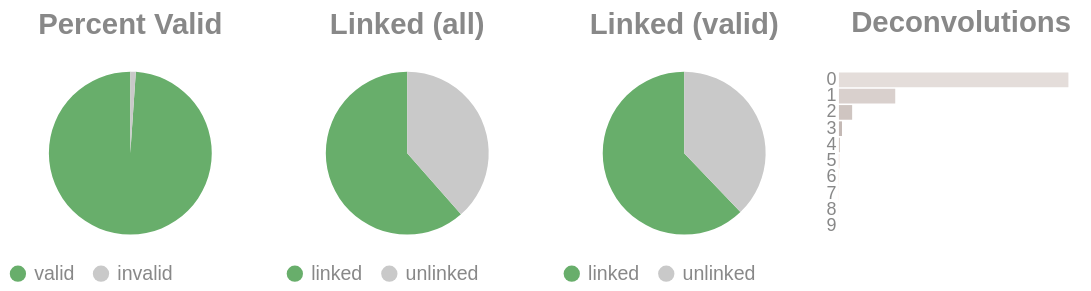

This figure's notebook cell:
### Code cell
if SKIPLR:
    pass
else:
    clash = Counter()
    for i in valids['molecule'].to_list():
        _mol = i.split("-")
        if len(_mol) == 1:
            clash.update('0')
        else:
            clash.update(_mol[-1])

    _d = {"deconvolutions": [], 'count': []}
    for k,v in clash.items():
        _d['deconvolutions'].append(k)
        _d['count'].append(v)

    tot_valid = valids['reads'].sum()
    mask = valids['reads'] >= 2
    n_linked_reads = valids.filter(mask)['reads'].sum()
    if n_linked_reads == 0:
        print_html("No linked molecules (>=2 reads) were detected; skipping linked-only distributions.")
        SKIPLR = True
    else:
        perc_valid = round(tot_valid / n_reads, 4)
        linked_perc_abs = round(n_linked_reads / n_reads, 4)
        linked_perc = round(n_linked_reads / tot_valid, 4)

    _valid = pl.DataFrame({"valids": ['valid', 'invalid'], "count": [tot_valid, n_reads - tot_valid]})
    _linked_abs = pl.DataFrame({"linked (absolute)": ['linked', 'unlinked'], "count": [n_linked_reads, n_reads - n_linked_reads]})
    _linked_rel = pl.DataFrame({"linked (valids)": ['linked', 'unlinked'], "count": [n_linked_reads, tot_valid - n_linked_reads]})

    (
        alt.hconcat(
            piechart(_valid, goodval = 'valid', title = "Percent Valid"),
            piechart(_linked_abs, goodval = "linked", title =  "Linked (all)"),
            piechart(_linked_rel, goodval = "linked", title =  "Linked (valid)"),
            convolutionbar(pl.DataFrame(_d), title = "Deconvolutions"),
            center = True,
            bounds = 'flush'
        )
        .resolve_scale(color='independent')
        .resolve_legend('independent')
        .properties(usermeta={'embedOptions': {"actions": False}})
    ).display()

### Figure 1 — Vega-Lite specification as saved in the notebook (floating-point values rounded to 4 significant figures)
{"width": "container", "height": 400, "config": {"title": {"anchor": "start", "dy": -15, "fontSize": 18, "color": "#888888", "subtitleColor": "#888888", "subtitleFontSize": 14}, "arc": {"fill": "#0072B2"}, "axis": {"domainColor": "#888888", "domainWidth": 0.5, "gridWidth": 0.2, "grid": false, "titleFontWeight": 400, "titleFontSize": 15, "labelFontSize": 11, "labelColor": "#888888", "tickColor": "#888888", "tickWidth": 0.2, "titleColor": "#888888"}, "axisBand": {"grid": false}, "axisX": {"grid": true, "tickSize": 10, "domainCap": "round"}, "axisY": {"domain": false, "grid": true, "tickSize": 0, "domainCap": "round"}, "background": "transparent", "header": {"labelFontSize": 15, "labelColor": "#888888", "titleFontSize": 15, "titleFontWeight": 600, "titleColor": "#888888"}, "legend": {"labelFont": "sans-serif", "labelFontSize": 12, "labelColor": "#888888", "symbolSize": 100, "symbolType": "circle", "titleFontSize": 12, "titlePadding": 10, "titleColor": "#888888", "title": null}, "range": {"category": ["#E69F00", "#56B4E9", "#009E73", "#F0E442", "#0072B2", "#D55E00", "#CC79A7", "#000000"], "diverging": ["#cfe8f3", "#a2d4ec", "#73bfe2", "#46abdb", "#1696d2", "#12719e"]}, "area": {"fill": "#0072B2", "fillOpacity": 0.7, "line": true, "strokeOpacity": 0.7}, "line": {"color": "#0072B2", "stroke": "#0072B2", "strokeWidth": 2}, "trail": {"color": "#0072B2", "stroke": "#0072B2", "strokeWidth": 0, "size": 1}, "point": {"filled": true, "fillOpacity": 1.0, "size": 95}, "text": {"color": "#888888", "fontSize": 11, "align": "right", "fontWeight": 400, "size": 11}, "bar": {"fill": "#0072B2", "stroke": null}, "view": {"stroke": null, "continuousWidth": 660, "continuousHeight": 400}}, "hconcat": [{"data": {"name": "data-f8d70a812328932cb38263a949e93257"}, "mark": {"type": "arc"}, "encoding": {"color": {"field": "valids", "legend": {"orient": "bottom", "title": null}, "scale": {"domain": ["valid", "invalid"], "range": ["#68ae6b", "#C9C9C9"]}, "title": "Valids", "type": "nominal"}, "theta": {"field": "count", "type": "quantitative"}, "tooltip": [{"field": "valids", "title": "Valids", "type": "ordinal"}, {"field": "percent", "format": ".2%", "title": "Percent", "type": "quantitative"}, {"field": "count", "title": "Count", "type": "quantitative"}]}, "height": 100, "title": {"text": "Percent Valid", "align": "center", "anchor": "middle"}, "transform": [{"calculate": "datum.count / 2574992", "as": "percent"}], "width": 150}, {"data": {"name": "data-b4c583a8faf3ff5d52daa56421212e6c"}, "mark": {"type": "arc"}, "encoding": {"color": {"field": "linked (absolute)", "legend": {"orient": "bottom", "title": null}, "scale": {"domain": ["linked", "unlinked"], "range": ["#68ae6b", "#C9C9C9"]}, "title": "Linked (Absolute)", "type": "nominal"}, "theta": {"field": "count", "type": "quantitative"}, "tooltip": [{"field": "linked (absolute)", "title": "Linked (Absolute)", "type": "ordinal"}, {"field": "percent", "format": ".2%", "title": "Percent", "type": "quantitative"}, {"field": "count", "title": "Count", "type": "quantitative"}]}, "height": 100, "title": {"text": "Linked (all)", "align": "center", "anchor": "middle"}, "transform": [{"calculate": "datum.count / 2574992", "as": "percent"}], "width": 150}, {"data": {"name": "data-6a5def9002833fb0bd794f771532d383"}, "mark": {"type": "arc"}, "encoding": {"color": {"field": "linked (valids)", "legend": {"orient": "bottom", "title": null}, "scale": {"domain": ["linked", "unlinked"], "range": ["#68ae6b", "#C9C9C9"]}, "title": "Linked (Valids)", "type": "nominal"}, "theta": {"field": "count", "type": "quantitative"}, "tooltip": [{"field": "linked (valids)", "title": "Linked (Valids)", "type": "ordinal"}, {"field": "percent", "format": ".2%", "title": "Percent", "type": "quantitative"}, {"field": "count", "title": "Count", "type": "quantitative"}]}, "height": 100, "title": {"text": "Linked (valid)", "align": "center", "anchor": "middle"}, "transform": [{"calculate": "datum.count / 2547204", "as": "percent"}], "width": 150}, {"data": {"name": "data-2f310376eb93ef430afad4e995eac772"}, "mark": {"type": "bar"}, "encoding": {"color": {"field": "deconvolutions", "legend": null, "scale": {"scheme": "lightgreyred"}, "type": "nominal"}, "tooltip": [{"field": "deconvolutions", "title": "Deconvolutions", "type": "ordinal"}, {"field": "percent", "format": ".2%", "title": "Percent", "type": "quantitative"}, {"field": "count", "title": "Count", "type": "quantitative"}], "x": {"axis": null, "field": "count", "type": "quantitative"}, "y": {"field": "deconvolutions", "sort": "ascending", "title": null, "type": "nominal"}}, "height": 100, "title": {"text": "Deconvolutions", "align": "center", "anchor": "middle"}, "transform": [{"calculate": "datum.count / 1488290", "as": "percent"}], "width": 150}], "bounds": "flush", "center": true, "resolve": {"legend": {"angle": "independent"}, "scale": {"color": "independent"}}, "usermeta": {"embedOptions": {"actions": false}}, "$schema": "https://vega.github.io/schema/vega-lite/v6.4.1.json", "datasets": {"data-f8d70a812328932cb38263a949e93257": [{"valids": "valid", "count": 2547204}, {"valids": "invalid", "count": 27788}], "data-b4c583a8faf3ff5d52daa56421212e6c": [{"linked (absolute)": "linked", "count": 1582716}, {"linked (absolute)": "unlinked", "count": 992276}], "data-6a5def9002833fb0bd794f771532d383": [{"linked (valids)": "linked", "count": 1582716}, {"linked (valids)": "unlinked", "count": 964488}], "data-2f310376eb93ef430afad4e995eac772": [{"deconvolutions": "0", "count": 1126902}, {"deconvolutions": "1", "count": 276542}, {"deconvolutions": "2", "count": 64856}, {"deconvolutions": "3", "count": 14989}, {"deconvolutions": "4", "count": 3586}, {"deconvolutions": "5", "count": 934}, {"deconvolutions": "6", "count": 291}, {"deconvolutions": "7", "count": 115}, {"deconvolutions": "8", "count": 52}, {"deconvolutions": "9", "count": 23}]}}
